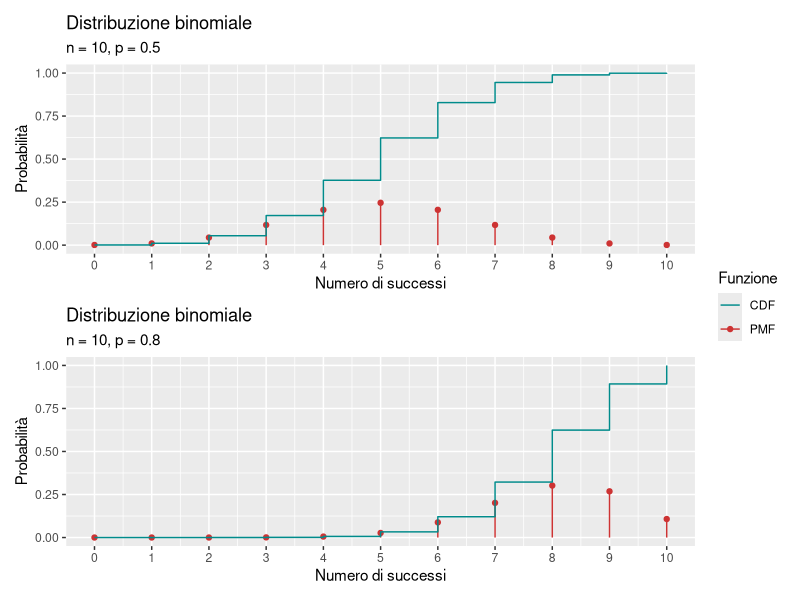
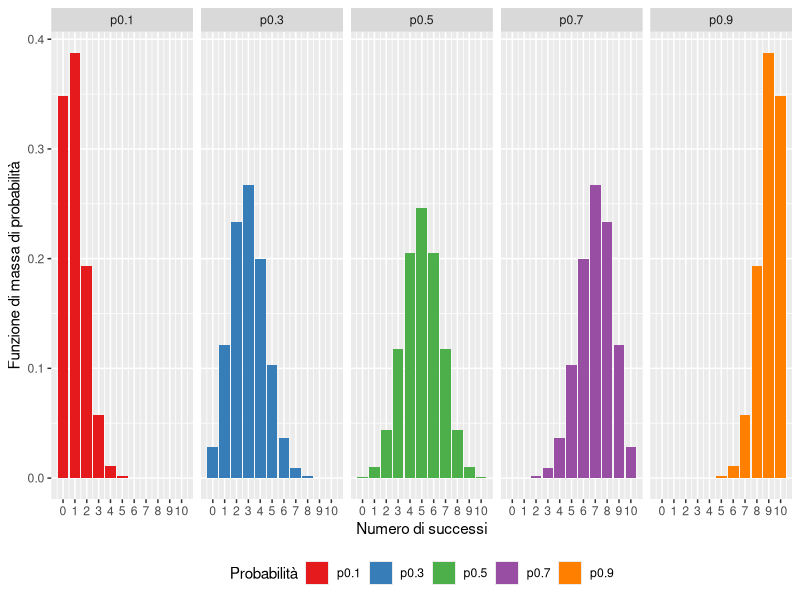
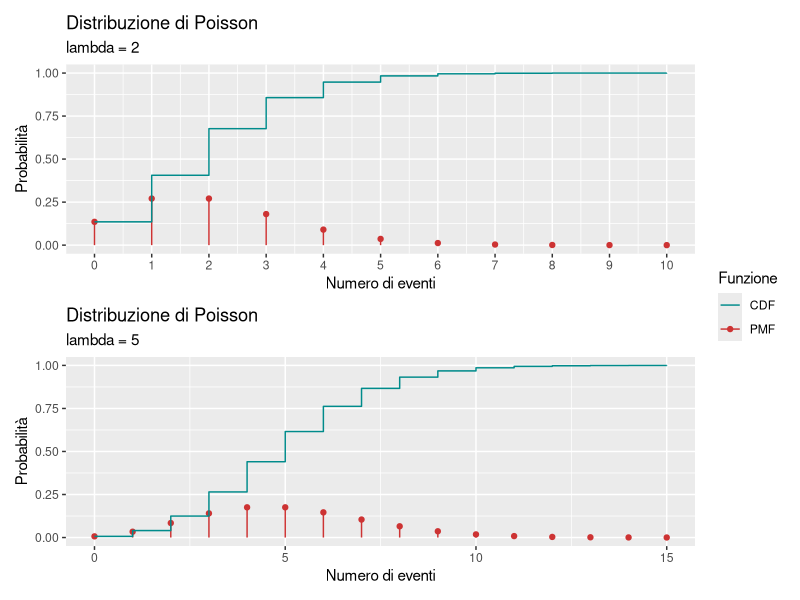

Reproduce these figures in R, in order.
# Esempi di distribuzioni binomiali e di Poisson con visualizzazione grafica

# Carichiamo le librerie necessarie per la visualizzazione grafica e la gestione dei dati
library(ggplot2)
library(patchwork)
library(reshape2)
library(RColorBrewer)

# A. Distribuzione binomiale con p = 0.5 e p = 0.8, n = 10

# Creiamo un dataframe per la distribuzione binomiale con p = 0.5
# - La colonna PMF rappresenta la funzione di massa di probabilità P(X = x)
# - La colonna CDF rappresenta la funzione di distribuzione cumulativa P(X ≤ x)

df_0.5 <- data.frame(
    x = 0:10,
    PMF = dbinom(0:10, size = 10, prob = 0.5),
    CDF = pbinom(0:10, size = 10, prob = 0.5)
)

# Creazione del grafico della distribuzione binomiale con ggplot2
# - geom_segment(): aggiunge segmenti verticali per rappresentare la PMF
# - geom_point(): aggiunge punti sui segmenti per evidenziare la PMF
# - geom_step(): aggiunge la funzione di distribuzione cumulativa (CDF) come una curva a gradini
# - scale_x_continuous(): definisce i valori dell'asse x
# - scale_color_manual(): assegna colori personalizzati alle curve per distinguerle

p05 <- ggplot(df_0.5, aes(x = x)) +
    geom_segment(aes(xend = x, y = 0, yend = PMF, color = "PMF")) +
    geom_point(aes(y = PMF, color = "PMF")) +
    geom_step(aes(y = CDF, color = "CDF")) +
    scale_x_continuous(breaks = 0:10) +
    scale_color_manual(values = c("cyan4", "brown3")) +
    labs(color = "Funzione", x = "Numero di successi", y = "Probabilità",
         title = "Distribuzione binomiale", subtitle = "n = 10, p = 0.5")

# Creiamo un dataframe per la distribuzione binomiale con p = 0.8

df_0.8 <- data.frame(
    x = 0:10,
    PMF = dbinom(0:10, size = 10, prob = 0.8),
    CDF = pbinom(0:10, size = 10, prob = 0.8)
)

# Creazione del grafico per p = 0.8 con le stesse caratteristiche di p05
p08 <- ggplot(df_0.8, aes(x = x)) + 
    geom_segment(aes(xend = x, y = 0, yend = PMF, color = "PMF")) +
    geom_point(aes(y = PMF, color = "PMF")) +
    geom_step(aes(y = CDF, color = "CDF")) +
    scale_color_manual(values = c("cyan4", "brown3")) +
    scale_x_continuous(breaks = 0:10) +
    labs(color = "Funzione", x = "Numero di successi", y = "Probabilità",
         title = "Distribuzione binomiale", subtitle = "n = 10, p = 0.8")

# Combinazione dei due grafici con patchwork per confrontare le distribuzioni
p05 / p08 + patchwork::plot_layout(guides = "collect")

# B. Confronto tra distribuzioni binomiali con diversi valori di p

# Creiamo un dataframe per confrontare diverse distribuzioni binomiali

df_many_p <- data.frame(x = 0:10,
    p0.1 = dbinom(0:10, size = 10, prob = 0.1),
    p0.3 = dbinom(0:10, size = 10, prob = 0.3),
    p0.5 = dbinom(0:10, size = 10, prob = 0.5),
    p0.7 = dbinom(0:10, size = 10, prob = 0.7),
    p0.9 = dbinom(0:10, size = 10, prob = 0.9))

df_many_p_long <- melt(df_many_p, id.vars = "x")

# Creazione del grafico delle distribuzioni binomiali con diversi valori di p
# - facet_grid(): suddivide il grafico in più pannelli in base alla variabile
# - geom_col(): genera un istogramma per ogni valore di probabilità
# - scale_fill_manual(): assegna colori distinti per ogni distribuzione

ggplot(df_many_p_long, aes(x = x)) + 
    facet_grid(~ variable) + 
    geom_col(aes(y = value, fill = variable)) +
    theme(legend.position = "bottom") +
    scale_fill_manual(values = brewer.pal(5, "Set1")) +
    scale_x_continuous(breaks = 0:10) +
    labs(x = "Numero di successi", y = "Funzione di massa di probabilità",
         fill = "Probabilità")

# C. Esempio di distribuzione di Poisson

# Creiamo un dataframe per la distribuzione di Poisson con lambda = 2
df_2 <- data.frame(
    x = 0:10,
    PMF = dpois(0:10, lambda = 2),
    CDF = ppois(0:10, lambda = 2)
)

# Creazione del grafico della distribuzione di Poisson con lambda = 2
p2 <- ggplot(df_2, aes(x = x)) +
    geom_segment(aes(xend = x, y = 0, yend = PMF, color = "PMF")) +
    geom_point(aes(y = PMF, color = "PMF")) +
    geom_step(aes(y = CDF, color = "CDF")) +
    scale_color_manual(values = c("cyan4", "brown3")) +
    scale_x_continuous(breaks = 0:10) +
    labs(color = "Funzione", x = "Numero di eventi", y = "Probabilità",
         title = "Distribuzione di Poisson", subtitle = "lambda = 2")

# Creiamo un dataframe per la distribuzione di Poisson con lambda = 5
df_5 <- data.frame(
    x = 0:15,
    PMF = dpois(0:15, lambda = 5),
    CDF = ppois(0:15, lambda = 5)
)

# Creazione del grafico per lambda = 5
p5 <- ggplot(df_5, aes(x = x)) +
    geom_segment(aes(xend = x, y = 0, yend = PMF, color = "PMF")) +
    geom_point(aes(y = PMF, color = "PMF")) +
    geom_step(aes(y = CDF, color = "CDF")) +
    scale_color_manual(values = c("cyan4", "brown3")) +
    labs(color = "Funzione", x = "Numero di eventi", y = "Probabilità",
         title = "Distribuzione di Poisson", subtitle = "lambda = 5")

# Combinazione dei due grafici di Poisson con patchwork
p2 / p5 + patchwork::plot_layout(guides = "collect")
